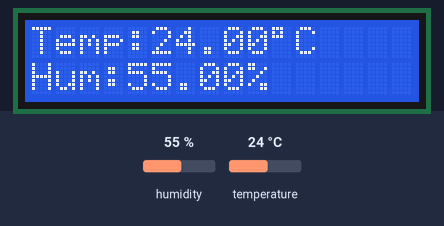
A sketch run on a simulated Arduino Uno, built with avr-gcc and run on an emulated ATmega328P. On the bench: 16×2 character LCD. The inputs (shaded band) are chosen by the test bench; at power-on: temperature 24 °C, humidity 55 %. What the sketch prints to the serial monitor is not drawn.

Above: at 1.2 s.
1.3 s: temperature set to 12 °C
At 7.3 s:
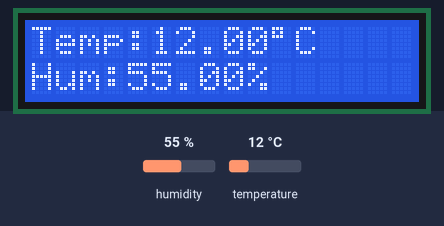
8.9 s: humidity set to 22 %
At 13.0 s:
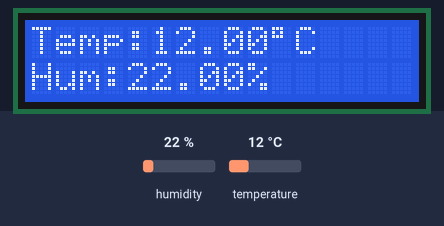
15.6 s: temperature set to 19 °C
At 19.6 s:
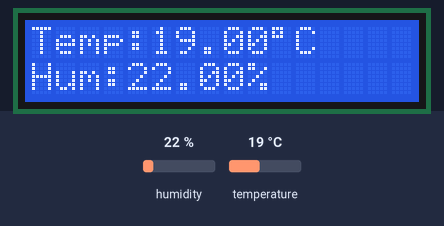
22.0 s: humidity set to 40 %
At 26.2 s:
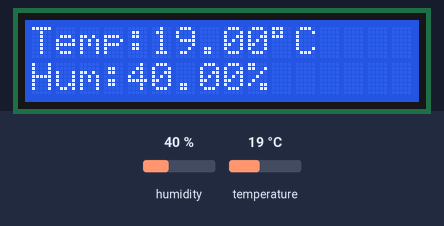
Timing chart, 0 to 27.7 s (numbered marks = the images above; inputs shaded):
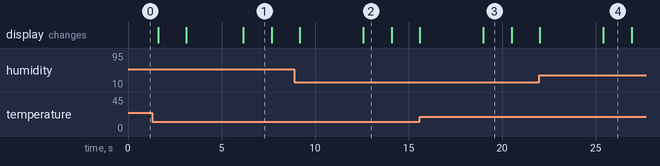

The sketch:

Arduino_con_java_Pantalla.ino
```cpp
//Llamamos a la libreria de los sensores DHT instalada previamente.
#include <dht.h>

//Llamamos a la libreria para controlar el LCD incluida en el IDE de Arduino.
#include <LiquidCrystal.h>

//Definimos los pines asignados al LCD según el esquema de conexión.
LiquidCrystal lcd(12, 11, 5, 4, 3, 2);

//Definimos el objeto para poder traer el dato del sensor DHT11.
dht DHT;

//Definimos el pin de Arduino al que conectamos el pin de datos del sensor e indicamos el tipo de sensor (DHT11).
#define DHT11_PIN 7

//iniciamos la variable que leara el dato de la comunicación.
String entrada;

//Definimos las variables del reloj.
int mit = 44, seg=1, hor=7;

//Definimos la variable del contador.
int cont=1;

//Definimos las variables de la fecha.
int dia=12,mes=4,ano=2018;


// AQUI INICIA LAS FUNCIONES DEL PROGRAMA.


// Inicialización del programa y definición de salidas de arduino.
void setup(){
//Iniciamos la comunicación del serial.
  Serial.begin(9600);

//Indicamos el LCD que usamos: 16 caracteres y 2 lineas.
  lcd.begin(16, 2);
}

//PROGRAMA PRINCIPAL QUE LLAMA A LAS FUNCIONES CREADAS ANTERIORMENTE.
void loop(){
//Aqui se despliega la temperatura y humedad en el display
  if(cont == 1){
    //limpiar el display
    lcd.clear();
//Mostramos la información obtenida (temperatura y humedad) en el Monitor Serial
    int chk = DHT.read11(DHT11_PIN);
//Situamos el cursor en la posicion 0 de la primera linea
    lcd.setCursor(0,0);
    lcd.print("Temp:");
    lcd.print(DHT.temperature);
    //Editamos el simbolo de los grados º
    lcd.print((char)223);
    lcd.print("C");
    lcd.setCursor(0,1);
    lcd.print("Hum:");
    lcd.print(DHT.humidity);
    lcd.print("%");
  }
//Aqui se despliega la hora y fecha en el display
  if(cont == 2){
//Iniciamos el contador del segundos para que empiece a contar los segundos y inicie tambien el reloj
    seg++;
    if(seg > 59){
      mit++;
      seg=0;
    }
    if(mit > 59){
      hor++;
      mit=0;
    }
    if(hor == 23 && mit == 59 && seg == 59){
      dia++;
    }
    if(dia == 31 || mes == 1 || mes == 3 || mes == 5 || mes == 7 || mes == 8 || mes == 10 && hor == 23 && mit == 59 && seg == 59){
      mes++;
      dia=1;
    }else if(dia == 30 || mes == 4 || mes == 6 || mes == 9 && hor == 23 && mit == 59 && seg == 59){
      mes++;
      dia=1;
    }else if(dia == 28 && mes == 2 && hor == 23 && mit == 59 && seg == 59){
      mes++;
      dia=1;
    }
    if(dia == 31 && mes == 12 && hor == 23 && mit == 59 && seg == 59){
      ano++;
      mes=1;
    }
//Limpiar el display.
    lcd.clear();
//Mostramos la información obtenida (temperatura y humedad) en el Monitor Serial
    int chk = DHT.read11(DHT11_PIN);
//Situamos el cursor en la posicion 0 de la primera linea.
    lcd.setCursor(0,0);
    lcd.print("HORA: ");
    if(hor < 10){
      lcd.print("0");
    }
    lcd.print(hor);
    lcd.print(":");
    if(mit < 10){
      lcd.print("0");
    }
    lcd.print(mit);
    if(hor<12){
      lcd.print(" AM");
    }else{
      lcd.print(" PM");
    }
//Imprime la Fecha en la PANTALLA LCD  en el siguiente formato día/mes/años.
    lcd.setCursor(0,1);
    lcd.print("Fecha:");
    lcd.print(dia);
    lcd.print("/");
    lcd.print(mes);
    lcd.print("/");
    lcd.print(ano);
  }
  //Aquí se despliega el mensaje en la PANTALLA LCD.
  if(cont == 3){
//Se manda al método Decimal_to_ASCII el dato que recibe por el serial.
    while(Serial.available()>0){
      entrada = entrada+Decimal_to_ASCII(Serial.read());
    }
//Limpiar la PANTALLA LCD.
    lcd.clear();
    lcd.setCursor(0,0);
    lcd.print("Bienvenido");
//Se guarda el tamaño de la vaiable.
    int contador = entrada.length();
    for(int i = contador;i>0;i--){
//Extraemos los carácteres.
      String texto = entrada.substring(i-1);
//Situamos el cursor
      lcd.setCursor(0,1);
      //Escribimos el texto
      lcd.print(texto);
//Tiempo de esperamos
      delay(350);
    }
//Limpia la Variable de entrada.
      entrada=" ";
  }
  if(cont == 4){
    cont = 0;
  }

//Lee la temperatura desde el sensor.
  float t = DHT.temperature;
  float h = DHT.humidity;
//Se manda el valor por el Serial
  Serial.println(t);
  cont++;
  delay(1500);
  }
/*Creamos este método para poder trasnformar la entrada que recibe en codigo ASCII
Ponerlo el caracter que tiene en el lenguaje ASCII*/
char Decimal_to_ASCII(int entrada){
  char salida=' ';
  switch(entrada){
    case 32:
      salida=' ';
    break;
    case 33:
      salida='!';
    break;
    case 34:
      salida='"';
    break;
    case 35:
      salida='#';
    break;
    case 36:
      salida='$';
    break;
    case 37:
      salida='%';
    break;
    case 38:
      salida='&';
    break;
    case 39:
      salida=' ';
    break;
    case 40:
      salida='(';
    break;
    case 41:
      salida=')';
    break;
    case 42:
      salida='*';
    break;
    case 43:
      salida='+';
    break;
    case 44:
      salida=',';
    break;
    case 45:
      salida='-';
    break;
    case 46:
      salida='.';
    break;
    case 47:
      salida='/';
    break;
    case 48:
      salida='0';
    break;
    case 49:
      salida='1';
    break;
    case 50:
      salida='2';
    break;
    case 51:
      salida='3';
    break;
    case 52:
      salida='4';
    break;
    case 53:
      salida='5';
    break;
    case 54:
      salida='6';
    break;
    case 55:
      salida='7';
    break;
    case 56:
      salida='8';
    break;
    case 57:
      salida='9';
    break;
    case 58:
      salida=':';
    break;
    case 59:
      salida=';';
    break;
    case 60:
      salida='<';
    break;
    case 61:
      salida='=';
    break;
    case 62:
      salida='>';
    break;
    case 63:
      salida='?';
    break;
    case 64:
      salida='@';
    break;
    case 65:
      salida='A';
    break;
    case 66:
      salida='B';
    break;
    case 67:
      salida='C';
    break;
    case 68:
      salida='D';
    break;
    case 69:
      salida='E';
    break;
    case 70:
      salida='F';
    break;
    case 71:
      salida='G';
    break;
    case 72:
      salida='H';
    break;
    case 73:
      salida='I';
    break;
    case 74:
      salida='J';
    break;
    case 75:
      salida='K';
    break;
    case 76:
      salida='L';
    break;
    case 77:
      salida='M';
    break;
    case 78:
      salida='N';
    break;
    case 79:
      salida='O';
    break;
    case 80:
      salida='P';
    break;
    case 81:
      salida='Q';
    break;
    case 82:
      salida='R';
    break;
    case 83:
      salida='S';
    break;
    case 84:
      salida='T';
    break;
    case 85:
      salida='U';
    break;
    case 86:
      salida='V';
    break;
    case 87:
      salida='W';
    break;
    case 88:
      salida='X';
    break;
    case 89:
      salida='Y';
    break;
    case 90:
      salida='Z';
    break;
    case 91:
      salida='[';
    break;
    case 92:
      salida=' ';
    break;
    case 93:
      salida=']';
    break;
    case 94:
      salida='^';
    break;
    case 95:
      salida='_';
    break;
    case 96:
      salida='`';
    break;
    case 97:
      salida='a';
    break;
    case 98:
      salida='b';
    break;
    case 99:
      salida='c';
    break;
    case 100:
      salida='d';
    break;
    case 101:
      salida='e';
    break;
    case 102:
      salida='f';
    break;
    case 103:
      salida='g';
    break;
    case 104:
      salida='h';
    break;
    case 105:
      salida='i';
    break;
    case 106:
      salida='j';
    break;
    case 107:
      salida='k';
    break;
      case 108:
    salida='l';
    break;
    case 109:
      salida='m';
    break;
    case 110:
      salida='n';
    break;
    case 111:
      salida='o';
    break;
    case 112:
      salida='p';
    break;
    case 113:
      salida='q';
    break;
    case 114:
      salida='r';
    break;
    case 115:
      salida='s';
    break;
    case 116:
      salida='t';
    break;
    case 117:
      salida='u';
    break;
    case 118:
      salida='v';
    break;
    case 119:
      salida='w';
    break;
    case 120:
      salida='x';
    break;
    case 121:
      salida='y';
    break;
    case 122:
      salida='z';
    break;
    case 123:
      salida='{';
    break;
    case 124:
      salida='|';
    break;
    case 125:
      salida='}';
    break;
    case 126:
      salida='~';
    break;
  }
return salida;
}
```

Measured:
- what the display in image 1 shows lasts 1.5 s, from 6.2 s to 7.7 s
